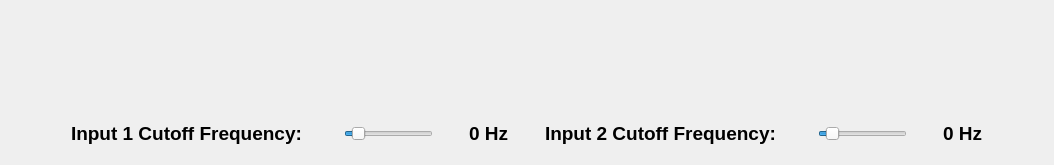
      <widget class="QWidget" name="hybrid_tab">
       <attribute name="title">
        <string> Hybrid Images </string>
       </attribute>
       <layout class="QGridLayout" name="gridLayout_23">
        <item row="0" column="0">
         <layout class="QVBoxLayout" name="verticalLayout_13" stretch="1,10,1,2,1">
          <item>
           <spacer name="verticalSpacer_29">
            <property name="orientation">
             <enum>Qt::Vertical</enum>
            </property>
            <property name="sizeHint" stdset="0">
             <size>
              <width>20</width>
              <height>40</height>
             </size>
            </property>
           </spacer>
          </item>
          <item>
           <layout class="QHBoxLayout" name="horizontalLayout_17"/>
          </item>
          <item>
           <spacer name="verticalSpacer_30">
            <property name="orientation">
             <enum>Qt::Vertical</enum>
            </property>
            <property name="sizeHint" stdset="0">
             <size>
              <width>20</width>
              <height>40</height>
             </size>
            </property>
           </spacer>
          </item>
          <item>
           <layout class="QHBoxLayout" name="horizontalLayout_18" stretch="2,2,1,3,1,1,1,2,1,3,1,1,2">
            <item>
             <spacer name="horizontalSpacer_52">
              <property name="orientation">
               <enum>Qt::Horizontal</enum>
              </property>
              <property name="sizeHint" stdset="0">
               <size>
                <width>40</width>
                <height>20</height>
               </size>
              </property>
             </spacer>
            </item>
            <item>
             <widget class="QLabel" name="label_3">
              <property name="font">
               <font>
                <pointsize>14</pointsize>
                <weight>75</weight>
                <bold>true</bold>
               </font>
              </property>
              <property name="text">
               <string>Input 1 Cutoff Frequency: </string>
              </property>
             </widget>
            </item>
            <item>
             <spacer name="horizontalSpacer_53">
              <property name="orientation">
               <enum>Qt::Horizontal</enum>
              </property>
              <property name="sizeHint" stdset="0">
               <size>
                <width>40</width>
                <height>20</height>
               </size>
              </property>
             </spacer>
            </item>
            <item>
             <widget class="QSlider" name="cutoff_slider_2">
              <property name="value">
               <number>10</number>
              </property>
              <property name="orientation">
               <enum>Qt::Horizontal</enum>
              </property>
             </widget>
            </item>
            <item>
             <spacer name="horizontalSpacer_54">
              <property name="orientation">
               <enum>Qt::Horizontal</enum>
              </property>
              <property name="sizeHint" stdset="0">
               <size>
                <width>40</width>
                <height>20</height>
               </size>
              </property>
             </spacer>
            </item>
            <item>
             <widget class="QLabel" name="cutoff_label_2">
              <property name="font">
               <font>
                <pointsize>14</pointsize>
                <weight>75</weight>
                <bold>true</bold>
               </font>
              </property>
              <property name="text">
               <string>0 Hz</string>
              </property>
             </widget>
            </item>
            <item>
             <spacer name="horizontalSpacer_55">
              <property name="orientation">
               <enum>Qt::Horizontal</enum>
              </property>
              <property name="sizeHint" stdset="0">
               <size>
                <width>40</width>
                <height>20</height>
               </size>
              </property>
             </spacer>
            </item>
            <item>
             <widget class="QLabel" name="label_4">
              <property name="font">
               <font>
                <pointsize>14</pointsize>
                <weight>75</weight>
                <bold>true</bold>
               </font>
              </property>
              <property name="text">
               <string>Input 2 Cutoff Frequency: </string>
              </property>
             </widget>
            </item>
            <item>
             <spacer name="horizontalSpacer_58">
              <property name="orientation">
               <enum>Qt::Horizontal</enum>
              </property>
              <property name="sizeHint" stdset="0">
               <size>
                <width>40</width>
                <height>20</height>
               </size>
              </property>
             </spacer>
            </item>
            <item>
             <widget class="QSlider" name="cutoff_slider_3">
              <property name="value">
               <number>10</number>
              </property>
              <property name="orientation">
               <enum>Qt::Horizontal</enum>
              </property>
             </widget>
            </item>
            <item>
             <spacer name="horizontalSpacer_57">
              <property name="orientation">
               <enum>Qt::Horizontal</enum>
              </property>
              <property name="sizeHint" stdset="0">
               <size>
                <width>40</width>
                <height>20</height>
               </size>
              </property>
             </spacer>
            </item>
            <item>
             <widget class="QLabel" name="cutoff_label_3">
              <property name="font">
               <font>
                <pointsize>14</pointsize>
                <weight>75</weight>
                <bold>true</bold>
               </font>
              </property>
              <property name="text">
               <string>0 Hz</string>
              </property>
             </widget>
            </item>
            <item>
             <spacer name="horizontalSpacer_59">
              <property name="orientation">
               <enum>Qt::Horizontal</enum>
              </property>
              <property name="sizeHint" stdset="0">
               <size>
                <width>40</width>
                <height>20</height>
               </size>
              </property>
             </spacer>
            </item>
           </layout>
          </item>
          <item>
           <spacer name="verticalSpacer_31">
            <property name="orientation">
             <enum>Qt::Vertical</enum>
            </property>
            <property name="sizeHint" stdset="0">
             <size>
              <width>20</width>
              <height>40</height>
             </size>
            </property>
           </spacer>
          </item>
         </layout>
        </item>
       </layout>
      </widget>
